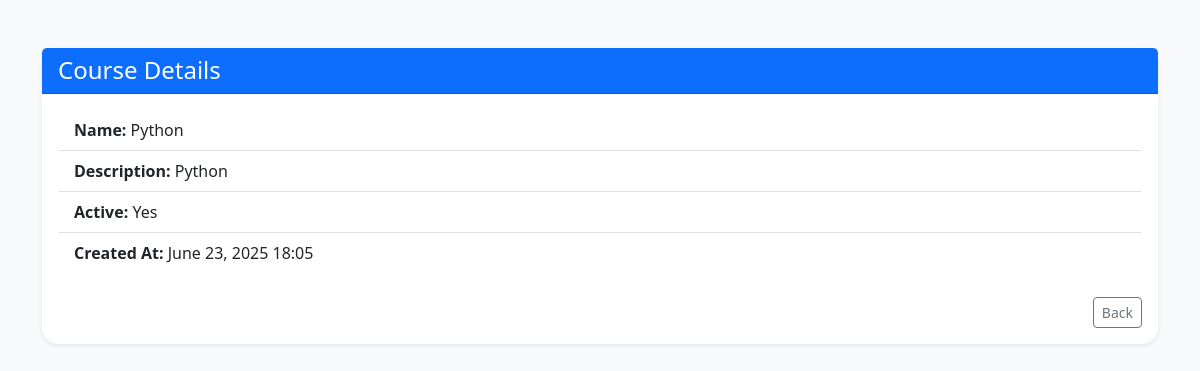
The page /student/course_list/15/ on the database its author committed.
### students/models.py (models this page shows, shortened)
class Course(models.Model):
    name = models.CharField(max_length=100)
    description = models.TextField()
    is_active = models.BooleanField(default=True)
    created_at = models.DateTimeField(auto_now_add=True)

### students/views.py (the view)
# urls.py: path('course_list/<int:cl>/',views.course_detail,name="create_detail"),
def course_detail(request,cl):
    course_object = get_object_or_404(Course,pk=cl)
    return render(request,'students/course_details.html',
                  context={'course':course_object})

### students/templates/students/course_details.html (shortened to what this page needs)
<!DOCTYPE html>
<html lang="en">
<head>
  <link href="https://cdn.jsdelivr.net/npm/bootstrap@5.3.3/dist/css/bootstrap.min.css" rel="stylesheet">
</head>
<body class="bg-light">
<div class="container mt-5">
  <div class="card shadow-sm border-0 rounded-4">
    <div class="card-header bg-primary text-white">
      <h4 class="mb-0">Course Details</h4>
    </div>
    <div class="card-body">
      <ul class="list-group list-group-flush">
        <li class="list-group-item">
          <strong>Name:</strong> {{ course.name }}
        </li>
        <li class="list-group-item">
          <strong>Description:</strong> {{ course.description }}
        </li>
        <li class="list-group-item">
          <strong>Active:</strong> {{ course.is_active|yesno:"Yes,No" }}
        </li>
        <li class="list-group-item">
          <strong>Created At:</strong> {{ course.created_at|date:"F d, Y H:i" }}
        </li>
      </ul>
      <div class="mt-4 d-flex justify-content-end">
        <a href="{% url 'course_list' %}" class="btn btn-outline-secondary btn-sm">Back</a>
      </div>
    </div>
  </div>
</div>
</body>
</html>

### rows shown on the page
Course: name "Python", description "Python", is_active "Yes", created_at "June 23, 2025 18:05"
